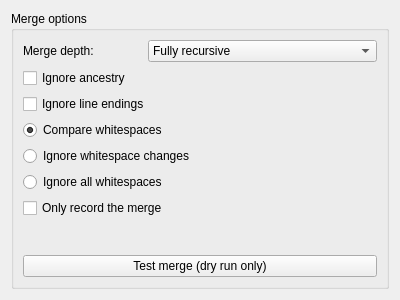
<?xml version="1.0" encoding="UTF-8"?>
<ui version="4.0">
 <class>MergeOptionsWizardPage</class>
 <widget class="QWizardPage" name="MergeOptionsWizardPage">
  <property name="geometry">
   <rect>
    <x>0</x>
    <y>0</y>
    <width>400</width>
    <height>300</height>
   </rect>
  </property>
  <property name="windowTitle">
   <string>Merge Options Wizard Page</string>
  </property>
  <layout class="QGridLayout" name="gridLayout">
   <item row="0" column="0">
    <widget class="QGroupBox" name="groupBox">
     <property name="title">
      <string>Merge options</string>
     </property>
     <layout class="QVBoxLayout" name="verticalLayout">
      <item>
       <layout class="QHBoxLayout" name="horizontalLayout">
        <item>
         <widget class="QLabel" name="label">
          <property name="text">
           <string>Merge depth:</string>
          </property>
         </widget>
        </item>
        <item>
         <widget class="QComboBox" name="uiDepthDDL">
          <item>
           <property name="text">
            <string>Fully recursive</string>
           </property>
          </item>
          <item>
           <property name="text">
            <string>Immediate children, including folders</string>
           </property>
          </item>
          <item>
           <property name="text">
            <string>Only file children</string>
           </property>
          </item>
          <item>
           <property name="text">
            <string>Only this item</string>
           </property>
          </item>
         </widget>
        </item>
       </layout>
      </item>
      <item>
       <widget class="QCheckBox" name="uiIgnoreAncestryCHK">
        <property name="text">
         <string>Ignore ancestry</string>
        </property>
       </widget>
      </item>
      <item>
       <widget class="QCheckBox" name="uiIgnoreLineEndingsCHK">
        <property name="text">
         <string>Ignore line endings</string>
        </property>
       </widget>
      </item>
      <item>
       <widget class="QRadioButton" name="uiCompareWhitespacesCHK">
        <property name="text">
         <string>Compare whitespaces</string>
        </property>
        <property name="checked">
         <bool>true</bool>
        </property>
       </widget>
      </item>
      <item>
       <widget class="QRadioButton" name="uiIgnoreWhitespaceChangesCHK">
        <property name="text">
         <string>Ignore whitespace changes</string>
        </property>
       </widget>
      </item>
      <item>
       <widget class="QRadioButton" name="uiIgnoreWhitespacesCHK">
        <property name="text">
         <string>Ignore all whitespaces</string>
        </property>
       </widget>
      </item>
      <item>
       <widget class="QCheckBox" name="uiRecordOnlyCHK">
        <property name="text">
         <string>Only record the merge</string>
        </property>
       </widget>
      </item>
      <item>
       <spacer name="verticalSpacer">
        <property name="orientation">
         <enum>Qt::Vertical</enum>
        </property>
        <property name="sizeHint" stdset="0">
         <size>
          <width>20</width>
          <height>40</height>
         </size>
        </property>
       </spacer>
      </item>
      <item>
       <widget class="QPushButton" name="uiDryRunBTN">
        <property name="text">
         <string>Test merge (dry run only)</string>
        </property>
       </widget>
      </item>
     </layout>
    </widget>
   </item>
  </layout>
 </widget>
 <resources/>
 <connections/>
</ui>
